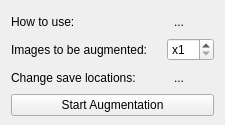
             <widget class="QFrame" name="augment_panel_setting">
              <property name="maximumSize">
               <size>
                <width>16777215</width>
                <height>150</height>
               </size>
              </property>
              <property name="autoFillBackground">
               <bool>true</bool>
              </property>
              <property name="frameShape">
               <enum>QFrame::NoFrame</enum>
              </property>
              <property name="frameShadow">
               <enum>QFrame::Raised</enum>
              </property>
              <layout class="QVBoxLayout" name="verticalLayout_22">
               <property name="bottomMargin">
                <number>9</number>
               </property>
               <item>
                <layout class="QFormLayout" name="formLayout">
                 <property name="horizontalSpacing">
                  <number>20</number>
                 </property>
                 <item row="0" column="0">
                  <widget class="QLabel" name="label_90">
                   <property name="text">
                    <string>How to use:</string>
                   </property>
                  </widget>
                 </item>
                 <item row="0" column="1">
                  <widget class="QToolButton" name="augmentation_usage">
                   <property name="text">
                    <string>...</string>
                   </property>
                   <property name="icon">
                    <iconset resource="icons.qrc">
                     <normaloff>:/png/resources/question-mark.png</normaloff>:/png/resources/question-mark.png</iconset>
                   </property>
                   <property name="iconSize">
                    <size>
                     <width>20</width>
                     <height>20</height>
                    </size>
                   </property>
                   <property name="autoRaise">
                    <bool>true</bool>
                   </property>
                  </widget>
                 </item>
                 <item row="1" column="0">
                  <widget class="QLabel" name="label_91">
                   <property name="text">
                    <string>Images to be augmented:</string>
                   </property>
                  </widget>
                 </item>
                 <item row="1" column="1">
                  <widget class="QSpinBox" name="augmentation_number">
                   <property name="minimumSize">
                    <size>
                     <width>45</width>
                     <height>0</height>
                    </size>
                   </property>
                   <property name="maximumSize">
                    <size>
                     <width>16777215</width>
                     <height>16777215</height>
                    </size>
                   </property>
                   <property name="styleSheet">
                    <string notr="true"/>
                   </property>
                   <property name="prefix">
                    <string>x</string>
                   </property>
                   <property name="minimum">
                    <number>1</number>
                   </property>
                  </widget>
                 </item>
                 <item row="2" column="0">
                  <widget class="QLabel" name="label_92">
                   <property name="text">
                    <string>Change save locations:</string>
                   </property>
                  </widget>
                 </item>
                 <item row="2" column="1">
                  <widget class="QToolButton" name="augmentation_folder">
                   <property name="text">
                    <string>...</string>
                   </property>
                   <property name="icon">
                    <iconset resource="icons.qrc">
                     <normaloff>:/png/resources/save.png</normaloff>:/png/resources/save.png</iconset>
                   </property>
                   <property name="iconSize">
                    <size>
                     <width>25</width>
                     <height>25</height>
                    </size>
                   </property>
                   <property name="autoRaise">
                    <bool>true</bool>
                   </property>
                  </widget>
                 </item>
                </layout>
               </item>
               <item>
                <widget class="QPushButton" name="augmentation_start">
                 <property name="maximumSize">
                  <size>
                   <width>16777215</width>
                   <height>16777215</height>
                  </size>
                 </property>
                 <property name="styleSheet">
                  <string notr="true"/>
                 </property>
                 <property name="text">
                  <string>Start Augmentation</string>
                 </property>
                </widget>
               </item>
              </layout>
             </widget>
